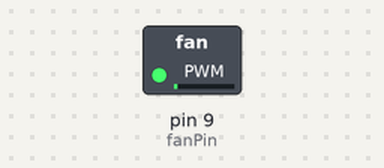
A sketch run on a simulated Arduino Uno, built with avr-gcc and run on an emulated ATmega328P. On the bench: switched loads named in the sketch (green lamp = pin HIGH).

Above: at 0.05 s.
At 1.15 s:
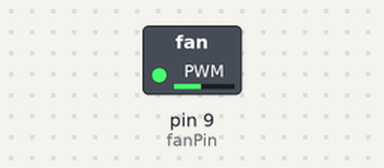
At 2.3 s:
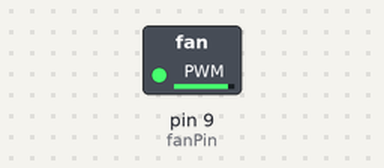
At 4.6 s:
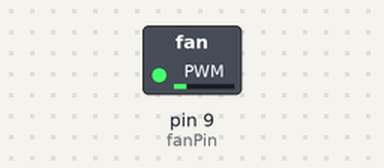
Timing chart, 0 to 6.7 s (numbered marks = the images above):
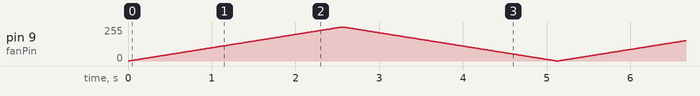

The sketch:

sketch_feb28a.ino
```cpp
const int fanPin = 9; // the PWM pin that the fan is attached to

void setup() {
  pinMode(fanPin, OUTPUT); // set the fan pin as an output
}

void loop() {
  // increase the fan speed from 0 to 255 (maximum)
  for (int speed = 0; speed <= 255; speed++) {
    analogWrite(fanPin, speed); // set the fan speed
    delay(10); // wait for 10 milliseconds before increasing the speed again
  }

  // decrease the fan speed from 255 to 0
  for (int speed = 255; speed >= 0; speed--) {
    analogWrite(fanPin, speed); // set the fan speed
    delay(10); // wait for 10 milliseconds before decreasing the speed again
  }
}
```
